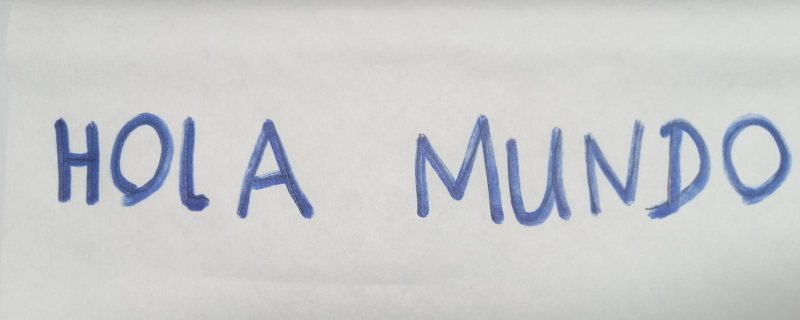
#> input picture Deep_Learning/6_OCR_ejemplo/image3.jpeg, 1600 x 639 px (shown at 1/2 size)
$ jupyter execute --allow-errors Parte2_OCR.ipynb
#> lines starting #> are read from the running program, lines starting #| are printed output that depends on the picture; after the words box and inside, x2 and y2 are one past the last pixel; in counts of white or black regions, pixels touching at a corner belong together
[cell 1]
from tensorflow.keras.models import load_model
from imutils.contours import sort_contours
import numpy as np
import argparse
import imutils
import cv2
import numpy as np
import matplotlib.pyplot       as plt

[cell 2]
# load the handwriting OCR model
print("[INFO] loading handwriting OCR model...")
#> (the rest of this cell did not finish here and is left out)

[cell 3]
# cargar la imagen, normalizar, pasar a gris y aplicar filtro gausiano

image = cv2.imread("image3.jpeg")
#> image is the input picture: shape (639, 1600, 3); mean B, G, R 204.6, 203.5, 201.8
image = cv2.normalize(image, None, alpha=0,beta=200, norm_type=cv2.NORM_MINMAX)
gray = cv2.cvtColor(image, cv2.COLOR_BGR2GRAY)
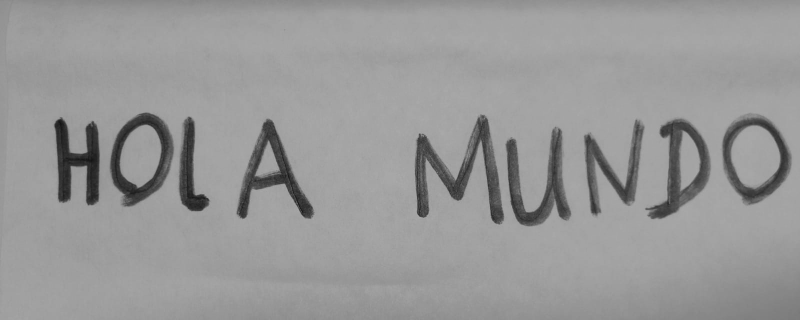
#> gray: shape (639, 1600) (shown at 1/2 size); min 12, max 176, mean 151.6
blurred = cv2.GaussianBlur(gray, (5, 5), 0)

plt.figure(figsize=(10, 5))
plt.subplot(131)
plt.imshow(cv2.cvtColor(image, cv2.COLOR_BGR2RGB))
plt.tick_params(left = False, right = False , labelleft = False , labelbottom = False, bottom = False)

plt.subplot(132)
plt.imshow(blurred, cmap="gray")
plt.tick_params(left = False, right = False , labelleft = False , labelbottom = False, bottom = False)

plt.subplot(133)
b=plt.hist(blurred.ravel(),100,density=True)

plt.axis([0,256,0,0.04])
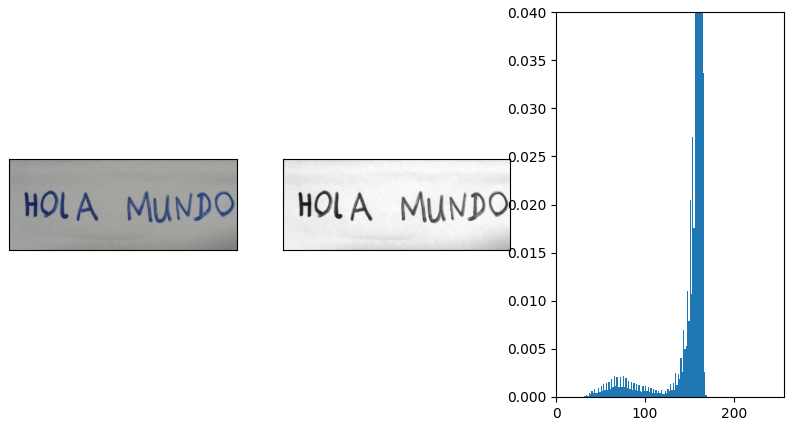
#> figure drawn by matplotlib, 3 panels; panel 3: tallest bar 0.119 high, from x = 161.6 to 163.1

Iniciar el procesamiento para poder aislar cada letra
1. aplicar umbral

[cell 4]
plt.figure(figsize=(10, 5))
_, thr = cv2.threshold(blurred,120, 255, cv2.THRESH_BINARY)
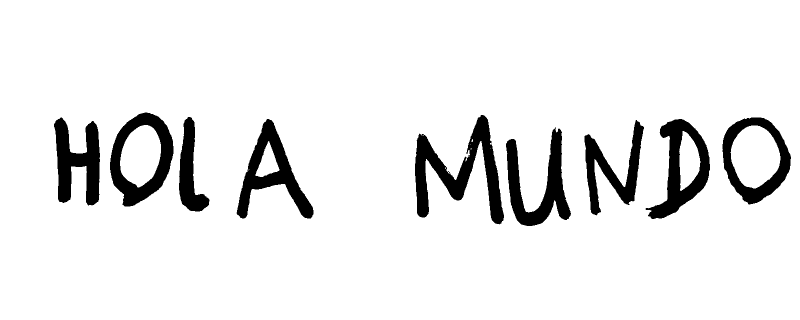
#> thr: shape (639, 1600) (shown at 1/2 size); 91.8% white; 9 black regions, largest, box (x1, y1, x2, y2) and area: (830, 230, 1008, 449) 13391, (1012, 255, 1142, 452) 10098, (473, 238, 627, 437) 9889
plt.subplot(132)
plt.imshow(thr, cmap="gray")
plt.tick_params(left = False, right = False , labelleft = False , labelbottom = False, bottom = False)

[cell 5]
# aplicar filtro morfologico de cierre
kernel = np.ones((10,10),np.uint8)


#thr = cv2.morphologyEx(thr, cv2.MORPH_OPEN, kernel)
thr = cv2.morphologyEx(thr, cv2.MORPH_CLOSE, kernel)
#> thr: shape (639, 1600); 91.9% white; 9 black regions, largest, box (x1, y1, x2, y2) and area: (831, 234, 1008, 448) 13022, (1014, 266, 1142, 453) 9944, (476, 241, 627, 437) 9825
plt.figure(figsize=(10, 5))
plt.subplot(132)
plt.imshow(thr, cmap="gray")
plt.tick_params(left = False, right = False , labelleft = False , labelbottom = False, bottom = False)

[cell 6]
thr = cv2.GaussianBlur(thr, (9, 9), 0)
# aplicar deteccion de bordes y encontrar contornos
#ordenar contornos de izquierda a derecha
edged = cv2.Canny(thr, 50, 200)
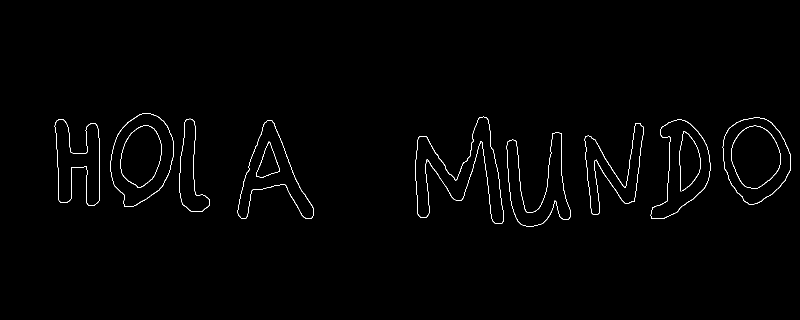
#> edged: shape (639, 1600) (shown at 1/2 size); 0.79% white in thin lines or dots, all inside (x1, y1, x2, y2) = (109, 226, 1582, 453)
cnts = cv2.findContours(255-thr.copy(), cv2.RETR_EXTERNAL,cv2.CHAIN_APPROX_SIMPLE)
#> cnts = 9 contours; largest, box (x1, y1, x2, y2) and area: (1442, 232, 1586, 413) 19470, (217, 223, 352, 418) 19232, (827, 230, 1012, 452) 17664, (1298, 236, 1425, 442) 15329, (472, 237, 631, 441) 14208
cnts = imutils.grab_contours(cnts)
cnts = sort_contours(cnts, method="left-to-right")[0]

plt.figure(figsize=(15, 5))

plt.subplot(121)
plt.imshow(thr,cmap="gray")
plt.tick_params(left = False, right = False , labelleft = False , labelbottom = False, bottom = False)


plt.subplot(122)
plt.imshow(edged,cmap="gray");
plt.tick_params(left = False, right = False , labelleft = False , labelbottom = False, bottom = False)

[cell 7]
# initialize the list of contour bounding boxes and associated
# characters that we'll be OCR'ing
chars = []
for c in cnts:
    # compute the bounding box of the contour
    (x, y, w, h) = cv2.boundingRect(c)
    # filter out bounding boxes, ensuring they are neither too small
    # nor too large
    print(w,h)
    if (w >= 5 and w <= 200) and (h >= 15 and h <= 230):
        # extract the character and threshold it to make the character
        # appear as *white* (foreground) on a *black* background, then
        # grab the width and height of the thresholded image
        roi = gray[y:y + h, x:x + w]
        thresh = cv2.threshold(roi, 0, 255,
            cv2.THRESH_BINARY_INV | cv2.THRESH_OTSU)[1]
        (tH, tW) = thresh.shape
        # if the width is greater than the height, resize along the
        # width dimension
        if tW > tH:
            thresh = imutils.resize(thresh, width=32)
        # otherwise, resize along the height
        else:
            thresh = imutils.resize(thresh, height=32)
        # re-grab the image dimensions (now that its been resized)
        # and then determine how much we need to pad the width and
        # height such that our image will be 32x32
        (tH, tW) = thresh.shape
        dX = int(max(0, 32 - tW) / 2.0)
        dY = int(max(0, 32 - tH) / 2.0)
        # pad the image and force 32x32 dimensions
        padded = cv2.copyMakeBorder(thresh, top=dY, bottom=dY,
            left=dX, right=dX, borderType=cv2.BORDER_CONSTANT,
            value=(0, 0, 0))
        padded = cv2.resize(padded, (28, 28))
        # prepare the padded image for classification via our
        # handwriting OCR model
        padded = padded.astype("float32") / 255.0
        padded = np.expand_dims(padded, axis=-1)
        # update our list of characters that will be OCR'd
        chars.append((padded, (x, y, w, h)))
#> this loop made 9 passes
#> (x, y, w, h, dX) on passes 1 to 9: (106, 235, 98, 180, 7), (217, 223, 135, 195, 5), (355, 234, 68, 194, 10), (472, 237, 159, 204, 4), (827, 230, 185, 222, 3), (1010, 262, 136, 195, 5), (1166, 242, 125, 191, 6), (1298, 236, 127, 206, 6), (1442, 232, 144, 181, 3)
#| 98 180
#| 135 195
#| 68 194
#| 159 204
#| 185 222
#| 136 195
#| 125 191
#| 127 206
#> (further printed lines are left out)
#> pass 1, `thresh = cv2.threshold(roi, 0, 255, cv2.THRESH_BINARY_INV | cv2.THRESH..`:
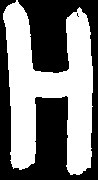
#> thresh: shape (180, 98); 49.2% white; 1 white region, box (x1, y1, x2, y2) and area: (3, 0, 93, 175) 8687
#> pass 1, `padded = cv2.resize(padded, (28, 28))`:
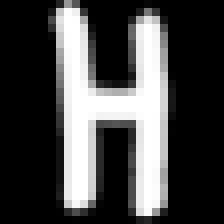
#> padded: shape (28, 28) (shown 8 times larger); min 0, max 255, mean 69.8
#> after the loop:
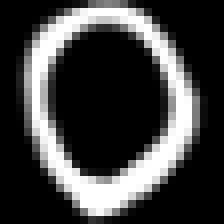
#> padded: shape (28, 28, 1) float32 (shown 8 times larger); min 0, max 1, mean 0.254
#> after the loop:
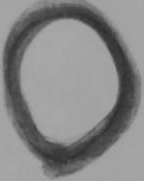
#> roi: shape (181, 144); min 46, max 172, mean 134.9
#> after the loop:
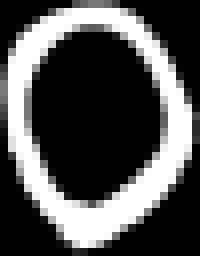
#> thresh: shape (32, 25) (shown 8 times larger); min 0, max 255, mean 80.9
#> after the loop, chars = 9 items

# extract the bounding box locations and padded characters
boxes = [b[1] for b in chars]
#> boxes = [(106, 235, 98, 180), (217, 223, 135, 195), (355, 234, 68, 194), (472, 237, 159, 204), (827, 230, 185, 222), (1010, 262, 136, 195), (1166, 242, 125, 191), (1298, 236, 127, 206), (1442, 232, 144, 181)]
chars = np.array([c[0] for c in chars], dtype="float32")

[cell 8]
images =  np.zeros((28,1))
bar    =  np.ones((28,10))
for i in range(chars.shape[0]):
    x = chars[i]
    images=np.append(images,x[:,:,0],axis=1)
    images=np.append(images,bar,axis=1)
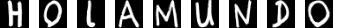
#> images: shape (28, 343) float64; min 0, max 1, mean 0.434


plt.imshow(images,cmap="gray");
plt.tick_params(left = False, right = False , labelleft = False ,
                labelbottom = False, bottom = False)

$ run again, with Deep_Learning/6_OCR_ejemplo/image1.jpeg copied over Deep_Learning/6_OCR_ejemplo/image3.jpeg
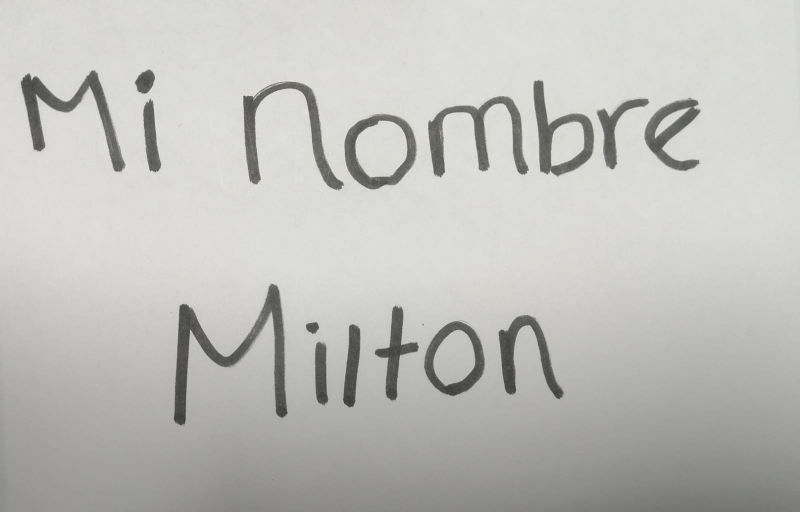
#> input picture Deep_Learning/6_OCR_ejemplo/image1.jpeg, 1600 x 1024 px (shown at 1/2 size)
#> image is the input picture: shape (1024, 1600, 3); mean B, G, R 187.3, 191.7, 191.6
#> `_, thr = cv2.threshold(blurred,120, 255, cv2.THRESH_BINARY)`:
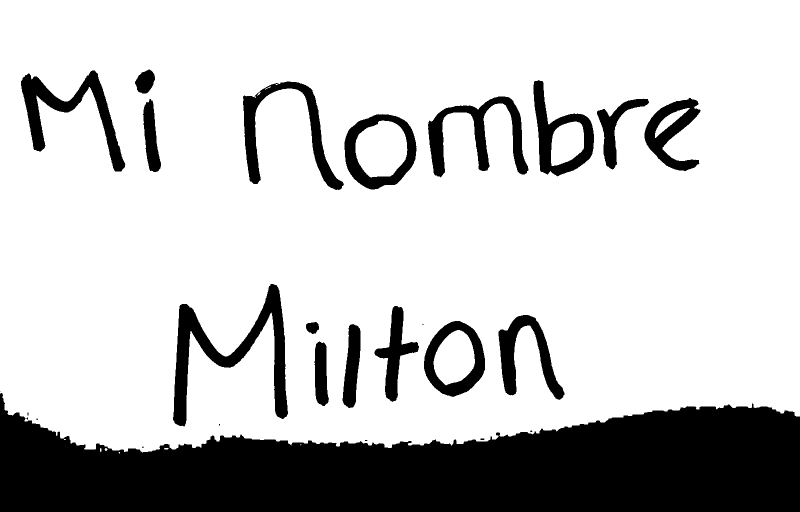
#> thr: shape (1024, 1600) (shown at 1/2 size); 77.7% white; 27 black regions (9 under 20 px), largest, box (x1, y1, x2, y2) and area: (0, 786, 1600, 1024) 256786, (346, 568, 576, 853) 17350, (42, 141, 251, 343) 11024
#> edged: shape (1024, 1600); 0.82% white in thin lines or dots, all inside (x1, y1, x2, y2) = (0, 141, 1600, 908)
#> cnts = 17 contours; largest, box (x1, y1, x2, y2) and area: (0, 784, 1600, 1024) 259746, (344, 567, 580, 856) 23032, (686, 226, 837, 383) 18810, (845, 639, 975, 797) 15496, (1064, 159, 1193, 355) 15062
#> the loop `for c in cnts:` made 17 passes
#> (x, y, w, h, dX, dY) on passes 3, 4, 7, 8, 9, 10, 11, 12: (269, 138, 45, 53, 2, 0), (284, 202, 42, 146, 11, 0), (610, 642, 32, 29, 0, 1), (627, 683, 35, 131, 12, 0), (683, 647, 43, 173, 12, 0), (686, 226, 151, 157, 1, 0), (748, 611, 93, 196, 8, 0), (845, 639, 130, 158, 3, 0)
#> (printed output is left out)
#> after the loop `for c in cnts:`: chars = 12 items
#> boxes = [(269, 138, 45, 53), (284, 202, 42, 146), (610, 642, 32, 29), (627, 683, 35, 131), (683, 647, 43, 173), (686, 226, 151, 157), (748, 611, 93, 196), (845, 639, 130, 158), (994, 627, 138, 175), (1064, 159, 129, 196), (1193, 195, 108, 146), (1286, 196, 116, 150)]
#> after the loop `for i in range(chars.shape[0]):`:
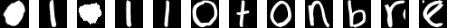
#> images: shape (28, 457) float64; min 0, max 1, mean 0.445
